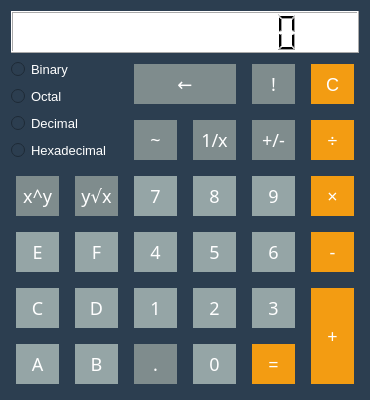
<?xml version="1.0" encoding="UTF-8"?>
<ui version="4.0">
 <class>MainWindow</class>
 <widget class="QMainWindow" name="MainWindow">
  <property name="geometry">
   <rect>
    <x>0</x>
    <y>0</y>
    <width>370</width>
    <height>400</height>
   </rect>
  </property>
  <property name="sizePolicy">
   <sizepolicy hsizetype="Preferred" vsizetype="Preferred">
    <horstretch>0</horstretch>
    <verstretch>0</verstretch>
   </sizepolicy>
  </property>
  <property name="minimumSize">
   <size>
    <width>370</width>
    <height>400</height>
   </size>
  </property>
  <property name="maximumSize">
   <size>
    <width>370</width>
    <height>400</height>
   </size>
  </property>
  <property name="sizeIncrement">
   <size>
    <width>0</width>
    <height>0</height>
   </size>
  </property>
  <property name="baseSize">
   <size>
    <width>0</width>
    <height>0</height>
   </size>
  </property>
  <property name="font">
   <font>
    <kerning>true</kerning>
   </font>
  </property>
  <property name="windowTitle">
   <string>CalQlator</string>
  </property>
  <property name="styleSheet">
   <string notr="true"/>
  </property>
  <widget class="QWidget" name="centralWidget">
   <property name="enabled">
    <bool>true</bool>
   </property>
   <property name="sizePolicy">
    <sizepolicy hsizetype="Maximum" vsizetype="Maximum">
     <horstretch>0</horstretch>
     <verstretch>0</verstretch>
    </sizepolicy>
   </property>
   <property name="minimumSize">
    <size>
     <width>0</width>
     <height>0</height>
    </size>
   </property>
   <property name="mouseTracking">
    <bool>false</bool>
   </property>
   <property name="styleSheet">
    <string notr="true">QWidget {
background: #2c3e50;
}</string>
   </property>
   <layout class="QVBoxLayout" name="verticalLayout">
    <item>
     <widget class="QLCDNumber" name="lcd">
      <property name="enabled">
       <bool>true</bool>
      </property>
      <property name="sizePolicy">
       <sizepolicy hsizetype="Minimum" vsizetype="Minimum">
        <horstretch>0</horstretch>
        <verstretch>0</verstretch>
       </sizepolicy>
      </property>
      <property name="maximumSize">
       <size>
        <width>16777215</width>
        <height>100</height>
       </size>
      </property>
      <property name="styleSheet">
       <string notr="true">QLCDNumber {
	background-color: #FFFFFF;
}</string>
      </property>
      <property name="smallDecimalPoint">
       <bool>true</bool>
      </property>
      <property name="digitCount">
       <number>10</number>
      </property>
     </widget>
    </item>
    <item>
     <layout class="QGridLayout" name="gridLayout" rowstretch="0,0,0,0,0,0,0,0">
      <item row="3" column="2">
       <widget class="QPushButton" name="pushButton_n4">
        <property name="minimumSize">
         <size>
          <width>0</width>
          <height>50</height>
         </size>
        </property>
        <property name="font">
         <font>
          <family>DIN Alternate</family>
         </font>
        </property>
        <property name="styleSheet">
         <string notr="true">QPushButton {
color: #FFFFFF;
background-color: #95a5a6;
border:none;
font-size: 18px;
font-family: &quot;DIN Alternate&quot;;
margin: 5px;
}
QPushButton:disabled {
background-color: rgba(149, 166, 167, 0.5);
color: rgba(255, 255, 255, 0.5);
}
QPushButton:pressed {
background-color: #7a8e90;
}</string>
        </property>
        <property name="text">
         <string>4</string>
        </property>
        <property name="shortcut">
         <string>4</string>
        </property>
       </widget>
      </item>
      <item row="5" column="4" rowspan="3">
       <widget class="QPushButton" name="pushButton_equal">
        <property name="minimumSize">
         <size>
          <width>0</width>
          <height>50</height>
         </size>
        </property>
        <property name="font">
         <font>
          <family>DIN Alternate</family>
         </font>
        </property>
        <property name="styleSheet">
         <string notr="true">QPushButton {
color: #FFFFFF;
background-color: #f39c12;
border:none;
font-size: 18px;
font-family: &quot;DIN Alternate&quot;;
margin: 5px;
}
QPushButton:disabled {
background-color: rgba(243, 156, 18, 0.5);
color: rgba(255, 255, 255, 0.5);
}
QPushButton:pressed {
    background-color: #c77f0a;
}</string>
        </property>
        <property name="text">
         <string>=</string>
        </property>
        <property name="shortcut">
         <string>=</string>
        </property>
       </widget>
      </item>
      <item row="0" column="0" rowspan="2" colspan="2">
       <layout class="QVBoxLayout" name="options_layout">
        <item>
         <widget class="QRadioButton" name="radioButton_binary">
          <property name="enabled">
           <bool>true</bool>
          </property>
          <property name="styleSheet">
           <string notr="true">QRadioButton {
	color: #FFFFFF;
	font-size: 13px;
	font-family: &quot;DIN Alternate&quot;;
}</string>
          </property>
          <property name="text">
           <string>Binary</string>
          </property>
         </widget>
        </item>
        <item>
         <widget class="QRadioButton" name="radioButton_octal">
          <property name="styleSheet">
           <string notr="true">QRadioButton {
	color: #FFFFFF;
	font-size: 13px;
	font-family: &quot;DIN Alternate&quot;;
}</string>
          </property>
          <property name="text">
           <string>Octal</string>
          </property>
         </widget>
        </item>
        <item>
         <widget class="QRadioButton" name="radioButton_decimal">
          <property name="styleSheet">
           <string notr="true">QRadioButton {
	color: #FFFFFF;
	font-size: 13px;
	font-family: &quot;DIN Alternate&quot;;
}</string>
          </property>
          <property name="text">
           <string>Decimal</string>
          </property>
         </widget>
        </item>
        <item>
         <widget class="QRadioButton" name="radioButton_hexadecimal">
          <property name="styleSheet">
           <string notr="true">QRadioButton {
	color: #FFFFFF;
	font-size: 13px;
	font-family: &quot;DIN Alternate&quot;;
}</string>
          </property>
          <property name="text">
           <string>Hexadecimal</string>
          </property>
         </widget>
        </item>
       </layout>
      </item>
      <item row="5" column="0" rowspan="3">
       <widget class="QPushButton" name="pushButton_a">
        <property name="minimumSize">
         <size>
          <width>0</width>
          <height>50</height>
         </size>
        </property>
        <property name="font">
         <font>
          <family>DIN Alternate</family>
         </font>
        </property>
        <property name="styleSheet">
         <string notr="true">QPushButton {
color: #FFFFFF;
background-color: #95a5a6;
border:none;
font-size: 18px;
font-family: &quot;DIN Alternate&quot;;
margin: 5px;
}
QPushButton:disabled {
background-color: rgba(149, 166, 167, 0.5);
color: rgba(255, 255, 255, 0.5);
}
QPushButton:pressed {
background-color: #7a8e90;
}</string>
        </property>
        <property name="text">
         <string>A</string>
        </property>
        <property name="shortcut">
         <string>A</string>
        </property>
       </widget>
      </item>
      <item row="3" column="5">
       <widget class="QPushButton" name="pushButton_subtraction">
        <property name="minimumSize">
         <size>
          <width>0</width>
          <height>50</height>
         </size>
        </property>
        <property name="font">
         <font>
          <family>DIN Alternate</family>
         </font>
        </property>
        <property name="styleSheet">
         <string notr="true">QPushButton {
color: #FFFFFF;
background-color: #f39c12;
border:none;
font-size: 18px;
font-family: &quot;DIN Alternate&quot;;
margin: 5px;
}
QPushButton:disabled {
background-color: rgba(243, 156, 18, 0.5);
color: rgba(255, 255, 255, 0.5);
}
QPushButton:pressed {
    background-color: #c77f0a;
}</string>
        </property>
        <property name="text">
         <string>-</string>
        </property>
        <property name="shortcut">
         <string>-</string>
        </property>
       </widget>
      </item>
      <item row="1" column="3">
       <widget class="QPushButton" name="pushButton_position">
        <property name="minimumSize">
         <size>
          <width>0</width>
          <height>50</height>
         </size>
        </property>
        <property name="font">
         <font>
          <family>DIN Alternate</family>
         </font>
        </property>
        <property name="styleSheet">
         <string notr="true">QPushButton {
color: #FFFFFF;
background-color: #7f8c8d;
border:none;
font-size: 18px;
font-family: &quot;DIN Alternate&quot;;
margin: 5px;
}
QPushButton:disabled {
background-color: rgba(128, 141, 142, 0.5);
color: rgba(255, 255, 255, 0.5);
}
QPushButton:pressed {
background-color: #677374;
}</string>
        </property>
        <property name="text">
         <string>1/x</string>
        </property>
       </widget>
      </item>
      <item row="4" column="1">
       <widget class="QPushButton" name="pushButton_d">
        <property name="minimumSize">
         <size>
          <width>0</width>
          <height>50</height>
         </size>
        </property>
        <property name="font">
         <font>
          <family>DIN Alternate</family>
         </font>
        </property>
        <property name="styleSheet">
         <string notr="true">QPushButton {
color: #FFFFFF;
background-color: #95a5a6;
border:none;
font-size: 18px;
font-family: &quot;DIN Alternate&quot;;
margin: 5px;
}
QPushButton:disabled {
background-color: rgba(149, 166, 167, 0.5);
color: rgba(255, 255, 255, 0.5);
}
QPushButton:pressed {
background-color: #7a8e90;
}</string>
        </property>
        <property name="text">
         <string>D</string>
        </property>
        <property name="shortcut">
         <string>D</string>
        </property>
       </widget>
      </item>
      <item row="3" column="0">
       <widget class="QPushButton" name="pushButton_e">
        <property name="minimumSize">
         <size>
          <width>0</width>
          <height>50</height>
         </size>
        </property>
        <property name="font">
         <font>
          <family>DIN Alternate</family>
         </font>
        </property>
        <property name="styleSheet">
         <string notr="true">QPushButton {
color: #FFFFFF;
background-color: #95a5a6;
border:none;
font-size: 18px;
font-family: &quot;DIN Alternate&quot;;
margin: 5px;
}
QPushButton:disabled {
background-color: rgba(149, 166, 167, 0.5);
color: rgba(255, 255, 255, 0.5);
}
QPushButton:pressed {
background-color: #7a8e90;
}</string>
        </property>
        <property name="text">
         <string>E</string>
        </property>
        <property name="shortcut">
         <string>E</string>
        </property>
       </widget>
      </item>
      <item row="2" column="1">
       <widget class="QPushButton" name="pushButton_radical">
        <property name="minimumSize">
         <size>
          <width>0</width>
          <height>50</height>
         </size>
        </property>
        <property name="font">
         <font>
          <family>DIN Alternate</family>
         </font>
        </property>
        <property name="styleSheet">
         <string notr="true">QPushButton {
color: #FFFFFF;
background-color: #7f8c8d;
border:none;
font-size: 18px;
font-family: &quot;DIN Alternate&quot;;
margin: 5px;
}
QPushButton:disabled {
background-color: rgba(128, 141, 142, 0.5);
color: rgba(255, 255, 255, 0.5);
}
QPushButton:pressed {
background-color: #677374;
}</string>
        </property>
        <property name="text">
         <string>y√x</string>
        </property>
       </widget>
      </item>
      <item row="3" column="3">
       <widget class="QPushButton" name="pushButton_n5">
        <property name="minimumSize">
         <size>
          <width>0</width>
          <height>50</height>
         </size>
        </property>
        <property name="font">
         <font>
          <family>DIN Alternate</family>
         </font>
        </property>
        <property name="styleSheet">
         <string notr="true">QPushButton {
color: #FFFFFF;
background-color: #95a5a6;
border:none;
font-size: 18px;
font-family: &quot;DIN Alternate&quot;;
margin: 5px;
}
QPushButton:disabled {
background-color: rgba(149, 166, 167, 0.5);
color: rgba(255, 255, 255, 0.5);
}
QPushButton:pressed {
background-color: #7a8e90;
}</string>
        </property>
        <property name="text">
         <string>5</string>
        </property>
        <property name="shortcut">
         <string>5</string>
        </property>
       </widget>
      </item>
      <item row="4" column="2">
       <widget class="QPushButton" name="pushButton_n1">
        <property name="minimumSize">
         <size>
          <width>0</width>
          <height>50</height>
         </size>
        </property>
        <property name="font">
         <font>
          <family>DIN Alternate</family>
         </font>
        </property>
        <property name="styleSheet">
         <string notr="true">QPushButton {
color: #FFFFFF;
background-color: #95a5a6;
border:none;
font-size: 18px;
font-family: &quot;DIN Alternate&quot;;
margin: 5px;
}
QPushButton:disabled {
background-color: rgba(149, 166, 167, 0.5);
color: rgba(255, 255, 255, 0.5);
}
QPushButton:pressed {
background-color: #7a8e90;
}</string>
        </property>
        <property name="text">
         <string>1</string>
        </property>
        <property name="shortcut">
         <string>1</string>
        </property>
       </widget>
      </item>
      <item row="4" column="3">
       <widget class="QPushButton" name="pushButton_n2">
        <property name="minimumSize">
         <size>
          <width>0</width>
          <height>50</height>
         </size>
        </property>
        <property name="font">
         <font>
          <family>DIN Alternate</family>
         </font>
        </property>
        <property name="styleSheet">
         <string notr="true">QPushButton {
color: #FFFFFF;
background-color: #95a5a6;
border:none;
font-size: 18px;
font-family: &quot;DIN Alternate&quot;;
margin: 5px;
}
QPushButton:disabled {
background-color: rgba(149, 166, 167, 0.5);
color: rgba(255, 255, 255, 0.5);
}
QPushButton:pressed {
background-color: #7a8e90;
}</string>
        </property>
        <property name="text">
         <string>2</string>
        </property>
        <property name="shortcut">
         <string>2</string>
        </property>
       </widget>
      </item>
      <item row="2" column="0">
       <widget class="QPushButton" name="pushButton_exponentiation">
        <property name="minimumSize">
         <size>
          <width>0</width>
          <height>50</height>
         </size>
        </property>
        <property name="font">
         <font>
          <family>DIN Alternate</family>
         </font>
        </property>
        <property name="styleSheet">
         <string notr="true">QPushButton {
color: #FFFFFF;
background-color: #7f8c8d;
border:none;
font-size: 18px;
font-family: &quot;DIN Alternate&quot;;
margin: 5px;
}
QPushButton:disabled {
background-color: rgba(128, 141, 142, 0.5);
color: rgba(255, 255, 255, 0.5);
}
QPushButton:pressed {
background-color: #677374;
}</string>
        </property>
        <property name="text">
         <string>x^y</string>
        </property>
       </widget>
      </item>
      <item row="1" column="4">
       <widget class="QPushButton" name="pushButton_cs">
        <property name="minimumSize">
         <size>
          <width>0</width>
          <height>50</height>
         </size>
        </property>
        <property name="font">
         <font>
          <family>DIN Alternate</family>
         </font>
        </property>
        <property name="styleSheet">
         <string notr="true">QPushButton {
color: #FFFFFF;
background-color: #7f8c8d;
border:none;
font-size: 18px;
font-family: &quot;DIN Alternate&quot;;
margin: 5px;
}
QPushButton:disabled {
background-color: rgba(128, 141, 142, 0.5);
color: rgba(255, 255, 255, 0.5);
}
QPushButton:pressed {
background-color: #677374;
}</string>
        </property>
        <property name="text">
         <string>+/-</string>
        </property>
       </widget>
      </item>
      <item row="1" column="2">
       <widget class="QPushButton" name="pushButton_inverse">
        <property name="sizePolicy">
         <sizepolicy hsizetype="Minimum" vsizetype="Fixed">
          <horstretch>0</horstretch>
          <verstretch>0</verstretch>
         </sizepolicy>
        </property>
        <property name="minimumSize">
         <size>
          <width>1</width>
          <height>50</height>
         </size>
        </property>
        <property name="sizeIncrement">
         <size>
          <width>1</width>
          <height>1</height>
         </size>
        </property>
        <property name="baseSize">
         <size>
          <width>1</width>
          <height>1</height>
         </size>
        </property>
        <property name="font">
         <font>
          <family>DIN Alternate</family>
         </font>
        </property>
        <property name="styleSheet">
         <string notr="true">QPushButton {
color: #FFFFFF;
background-color: #7f8c8d;
border:none;
font-size: 18px;
font-family: &quot;DIN Alternate&quot;;
margin: 5px;
}
QPushButton:disabled {
background-color: rgba(128, 141, 142, 0.5);
color: rgba(255, 255, 255, 0.5);
}
QPushButton:pressed {
background-color: #677374;
}</string>
        </property>
        <property name="text">
         <string>~</string>
        </property>
        <property name="iconSize">
         <size>
          <width>16</width>
          <height>16</height>
         </size>
        </property>
        <property name="shortcut">
         <string>~</string>
        </property>
       </widget>
      </item>
      <item row="3" column="1">
       <widget class="QPushButton" name="pushButton_f">
        <property name="minimumSize">
         <size>
          <width>0</width>
          <height>50</height>
         </size>
        </property>
        <property name="font">
         <font>
          <family>DIN Alternate</family>
         </font>
        </property>
        <property name="styleSheet">
         <string notr="true">QPushButton {
color: #FFFFFF;
background-color: #95a5a6;
border:none;
font-size: 18px;
font-family: &quot;DIN Alternate&quot;;
margin: 5px;
}
QPushButton:disabled {
background-color: rgba(149, 166, 167, 0.5);
color: rgba(255, 255, 255, 0.5);
}
QPushButton:pressed {
background-color: #7a8e90;
}</string>
        </property>
        <property name="text">
         <string>F</string>
        </property>
        <property name="shortcut">
         <string>F</string>
        </property>
       </widget>
      </item>
      <item row="4" column="4">
       <widget class="QPushButton" name="pushButton_n3">
        <property name="minimumSize">
         <size>
          <width>0</width>
          <height>50</height>
         </size>
        </property>
        <property name="font">
         <font>
          <family>DIN Alternate</family>
         </font>
        </property>
        <property name="styleSheet">
         <string notr="true">QPushButton {
color: #FFFFFF;
background-color: #95a5a6;
border:none;
font-size: 18px;
font-family: &quot;DIN Alternate&quot;;
margin: 5px;
}
QPushButton:disabled {
background-color: rgba(149, 166, 167, 0.5);
color: rgba(255, 255, 255, 0.5);
}
QPushButton:pressed {
background-color: #7a8e90;
}</string>
        </property>
        <property name="text">
         <string>3</string>
        </property>
        <property name="shortcut">
         <string>3</string>
        </property>
       </widget>
      </item>
      <item row="1" column="5">
       <widget class="QPushButton" name="pushButton_division">
        <property name="minimumSize">
         <size>
          <width>0</width>
          <height>50</height>
         </size>
        </property>
        <property name="font">
         <font>
          <family>DIN Alternate</family>
         </font>
        </property>
        <property name="styleSheet">
         <string notr="true">QPushButton {
color: #FFFFFF;
background-color: #f39c12;
border:none;
font-size: 18px;
font-family: &quot;DIN Alternate&quot;;
margin: 5px;
}
QPushButton:disabled {
background-color: rgba(243, 156, 18, 0.5);
color: rgba(255, 255, 255, 0.5);
}
QPushButton:pressed {
    background-color: #c77f0a;
}</string>
        </property>
        <property name="text">
         <string>÷</string>
        </property>
        <property name="shortcut">
         <string>/</string>
        </property>
       </widget>
      </item>
      <item row="5" column="1" rowspan="3">
       <widget class="QPushButton" name="pushButton_b">
        <property name="minimumSize">
         <size>
          <width>0</width>
          <height>50</height>
         </size>
        </property>
        <property name="font">
         <font>
          <family>DIN Alternate</family>
         </font>
        </property>
        <property name="styleSheet">
         <string notr="true">QPushButton {
color: #FFFFFF;
background-color: #95a5a6;
border:none;
font-size: 18px;
font-family: &quot;DIN Alternate&quot;;
margin: 5px;
}
QPushButton:disabled {
background-color: rgba(149, 166, 167, 0.5);
color: rgba(255, 255, 255, 0.5);
}
QPushButton:pressed {
background-color: #7a8e90;
}</string>
        </property>
        <property name="text">
         <string>B</string>
        </property>
        <property name="shortcut">
         <string/>
        </property>
       </widget>
      </item>
      <item row="4" column="5" rowspan="4">
       <widget class="QPushButton" name="pushButton_plus">
        <property name="sizePolicy">
         <sizepolicy hsizetype="Minimum" vsizetype="Minimum">
          <horstretch>0</horstretch>
          <verstretch>0</verstretch>
         </sizepolicy>
        </property>
        <property name="minimumSize">
         <size>
          <width>0</width>
          <height>50</height>
         </size>
        </property>
        <property name="font">
         <font>
          <family>DIN Alternate</family>
         </font>
        </property>
        <property name="styleSheet">
         <string notr="true">QPushButton {
color: #FFFFFF;
background-color: #f39c12;
border:none;
font-size: 18px;
font-family: &quot;DIN Alternate&quot;;
margin: 5px;
}
QPushButton:disabled {
background-color: rgba(243, 156, 18, 0.5);
color: rgba(255, 255, 255, 0.5);
}
QPushButton:pressed {
    background-color: #c77f0a;
}</string>
        </property>
        <property name="text">
         <string>+</string>
        </property>
        <property name="shortcut">
         <string>+</string>
        </property>
       </widget>
      </item>
      <item row="5" column="2" rowspan="3">
       <widget class="QPushButton" name="pushButton_point">
        <property name="minimumSize">
         <size>
          <width>0</width>
          <height>50</height>
         </size>
        </property>
        <property name="font">
         <font>
          <family>DIN Alternate</family>
         </font>
        </property>
        <property name="styleSheet">
         <string notr="true">QPushButton {
color: #FFFFFF;
background-color: #7f8c8d;
border:none;
font-size: 18px;
font-family: &quot;DIN Alternate&quot;;
margin: 5px;
}
QPushButton:disabled {
background-color: rgba(128, 141, 142, 0.5);
color: rgba(255, 255, 255, 0.5);
}
QPushButton:pressed {
background-color: #677374;
}</string>
        </property>
        <property name="text">
         <string>.</string>
        </property>
        <property name="shortcut">
         <string>.</string>
        </property>
       </widget>
      </item>
      <item row="2" column="2">
       <widget class="QPushButton" name="pushButton_n7">
        <property name="minimumSize">
         <size>
          <width>0</width>
          <height>50</height>
         </size>
        </property>
        <property name="font">
         <font>
          <family>DIN Alternate</family>
         </font>
        </property>
        <property name="styleSheet">
         <string notr="true">QPushButton {
color: #FFFFFF;
background-color: #95a5a6;
border:none;
font-size: 18px;
font-family: &quot;DIN Alternate&quot;;
margin: 5px;
}
QPushButton:disabled {
background-color: rgba(149, 166, 167, 0.5);
color: rgba(255, 255, 255, 0.5);
}
QPushButton:pressed {
background-color: #7a8e90;
}</string>
        </property>
        <property name="text">
         <string>7</string>
        </property>
        <property name="shortcut">
         <string>7</string>
        </property>
       </widget>
      </item>
      <item row="4" column="0">
       <widget class="QPushButton" name="pushButton_c">
        <property name="minimumSize">
         <size>
          <width>0</width>
          <height>50</height>
         </size>
        </property>
        <property name="font">
         <font>
          <family>DIN Alternate</family>
         </font>
        </property>
        <property name="styleSheet">
         <string notr="true">QPushButton {
color: #FFFFFF;
background-color: #95a5a6;
border:none;
font-size: 18px;
font-family: &quot;DIN Alternate&quot;;
margin: 5px;
}
QPushButton:disabled {
background-color: rgba(149, 166, 167, 0.5);
color: rgba(255, 255, 255, 0.5);
}
QPushButton:pressed {
background-color: #7a8e90;
}</string>
        </property>
        <property name="text">
         <string>C</string>
        </property>
        <property name="shortcut">
         <string/>
        </property>
       </widget>
      </item>
      <item row="5" column="3" rowspan="3">
       <widget class="QPushButton" name="pushButton_n0">
        <property name="minimumSize">
         <size>
          <width>0</width>
          <height>50</height>
         </size>
        </property>
        <property name="font">
         <font>
          <family>DIN Alternate</family>
         </font>
        </property>
        <property name="styleSheet">
         <string notr="true">QPushButton {
color: #FFFFFF;
background-color: #95a5a6;
border:none;
font-size: 18px;
font-family: &quot;DIN Alternate&quot;;
margin: 5px;
}
QPushButton:disabled {
background-color: rgba(149, 166, 167, 0.5);
color: rgba(255, 255, 255, 0.5);
}
QPushButton:pressed {
background-color: #7a8e90;
}</string>
        </property>
        <property name="text">
         <string>0</string>
        </property>
        <property name="shortcut">
         <string>0</string>
        </property>
       </widget>
      </item>
      <item row="2" column="5">
       <widget class="QPushButton" name="pushButton_product">
        <property name="minimumSize">
         <size>
          <width>0</width>
          <height>50</height>
         </size>
        </property>
        <property name="font">
         <font>
          <family>DIN Alternate</family>
         </font>
        </property>
        <property name="styleSheet">
         <string notr="true">QPushButton {
color: #FFFFFF;
background-color: #f39c12;
border:none;
font-size: 18px;
font-family: &quot;DIN Alternate&quot;;
margin: 5px;
}
QPushButton:disabled {
background-color: rgba(243, 156, 18, 0.5);
color: rgba(255, 255, 255, 0.5);
}
QPushButton:pressed {
    background-color: #c77f0a;
}</string>
        </property>
        <property name="text">
         <string>×</string>
        </property>
        <property name="shortcut">
         <string>*</string>
        </property>
       </widget>
      </item>
      <item row="2" column="3">
       <widget class="QPushButton" name="pushButton_n8">
        <property name="minimumSize">
         <size>
          <width>0</width>
          <height>50</height>
         </size>
        </property>
        <property name="font">
         <font>
          <family>DIN Alternate</family>
         </font>
        </property>
        <property name="styleSheet">
         <string notr="true">QPushButton {
color: #FFFFFF;
background-color: #95a5a6;
border:none;
font-size: 18px;
font-family: &quot;DIN Alternate&quot;;
margin: 5px;
}
QPushButton:disabled {
background-color: rgba(149, 166, 167, 0.5);
color: rgba(255, 255, 255, 0.5);
}
QPushButton:pressed {
background-color: #7a8e90;
}</string>
        </property>
        <property name="text">
         <string>8</string>
        </property>
        <property name="shortcut">
         <string>8</string>
        </property>
       </widget>
      </item>
      <item row="3" column="4">
       <widget class="QPushButton" name="pushButton_n6">
        <property name="minimumSize">
         <size>
          <width>0</width>
          <height>50</height>
         </size>
        </property>
        <property name="font">
         <font>
          <family>DIN Alternate</family>
         </font>
        </property>
        <property name="styleSheet">
         <string notr="true">QPushButton {
color: #FFFFFF;
background-color: #95a5a6;
border:none;
font-size: 18px;
font-family: &quot;DIN Alternate&quot;;
margin: 5px;
}
QPushButton:disabled {
background-color: rgba(149, 166, 167, 0.5);
color: rgba(255, 255, 255, 0.5);
}
QPushButton:pressed {
background-color: #7a8e90;
}</string>
        </property>
        <property name="text">
         <string>6</string>
        </property>
        <property name="shortcut">
         <string>6</string>
        </property>
       </widget>
      </item>
      <item row="2" column="4">
       <widget class="QPushButton" name="pushButton_n9">
        <property name="minimumSize">
         <size>
          <width>0</width>
          <height>50</height>
         </size>
        </property>
        <property name="font">
         <font>
          <family>DIN Alternate</family>
         </font>
        </property>
        <property name="styleSheet">
         <string notr="true">QPushButton {
color: #FFFFFF;
background-color: #95a5a6;
border:none;
font-size: 18px;
font-family: &quot;DIN Alternate&quot;;
margin: 5px;
}
QPushButton:disabled {
background-color: rgba(149, 166, 167, 0.5);
color: rgba(255, 255, 255, 0.5);
}
QPushButton:pressed {
background-color: #7a8e90;
}</string>
        </property>
        <property name="text">
         <string>9</string>
        </property>
        <property name="shortcut">
         <string>9</string>
        </property>
       </widget>
      </item>
      <item row="0" column="2" colspan="2">
       <widget class="QPushButton" name="pushButton_back">
        <property name="minimumSize">
         <size>
          <width>0</width>
          <height>50</height>
         </size>
        </property>
        <property name="font">
         <font>
          <family>DIN Alternate</family>
         </font>
        </property>
        <property name="styleSheet">
         <string notr="true">QPushButton {
color: #FFFFFF;
background-color: #7f8c8d;
border:none;
font-size: 18px;
font-family: &quot;DIN Alternate&quot;;
margin: 5px;
}
QPushButton:disabled {
background-color: rgba(128, 141, 142, 0.5);
color: rgba(255, 255, 255, 0.5);
}
QPushButton:pressed {
background-color: #677374;
}</string>
        </property>
        <property name="text">
         <string>←</string>
        </property>
        <property name="shortcut">
         <string>Backspace</string>
        </property>
       </widget>
      </item>
      <item row="0" column="4">
       <widget class="QPushButton" name="pushButton_factorial">
        <property name="minimumSize">
         <size>
          <width>0</width>
          <height>50</height>
         </size>
        </property>
        <property name="font">
         <font>
          <family>DIN Alternate</family>
         </font>
        </property>
        <property name="styleSheet">
         <string notr="true">QPushButton {
	color: #FFFFFF;
	background-color: #7f8c8d;
	border:none;
	font-size: 18px;
	font-family: &quot;DIN Alternate&quot;;
margin: 5px;
}
QPushButton:disabled {
background-color: rgba(128, 141, 142, 0.5);
color: rgba(255, 255, 255, 0.5);
}
QPushButton:pressed {
background-color: #677374;
}</string>
        </property>
        <property name="text">
         <string>!</string>
        </property>
        <property name="shortcut">
         <string>!</string>
        </property>
       </widget>
      </item>
      <item row="0" column="5">
       <widget class="QPushButton" name="pushButton_clear">
        <property name="minimumSize">
         <size>
          <width>0</width>
          <height>50</height>
         </size>
        </property>
        <property name="styleSheet">
         <string notr="true">QPushButton {
	color: #FFFFFF;
	background-color: #f39c12;
	border:none;
	font-size: 18px;
	font-family: &quot;DIN Alternate&quot;;
margin: 5px;
}
QPushButton:disabled {
background-color: rgba(243, 156, 18, 0.5);
color: rgba(255, 255, 255, 0.5);
}
QPushButton:pressed {
    background-color: #c77f0a;
}</string>
        </property>
        <property name="text">
         <string>C</string>
        </property>
        <property name="shortcut">
         <string>Esc</string>
        </property>
       </widget>
      </item>
     </layout>
    </item>
   </layout>
  </widget>
  <action name="actionExit">
   <property name="text">
    <string>Exit</string>
   </property>
   <property name="shortcut">
    <string>Ctrl+Q</string>
   </property>
  </action>
  <action name="actionReset">
   <property name="text">
    <string>Reset</string>
   </property>
   <property name="shortcut">
    <string>Ctrl+R</string>
   </property>
  </action>
 </widget>
 <layoutdefault spacing="6" margin="11"/>
 <resources/>
 <connections/>
</ui>
